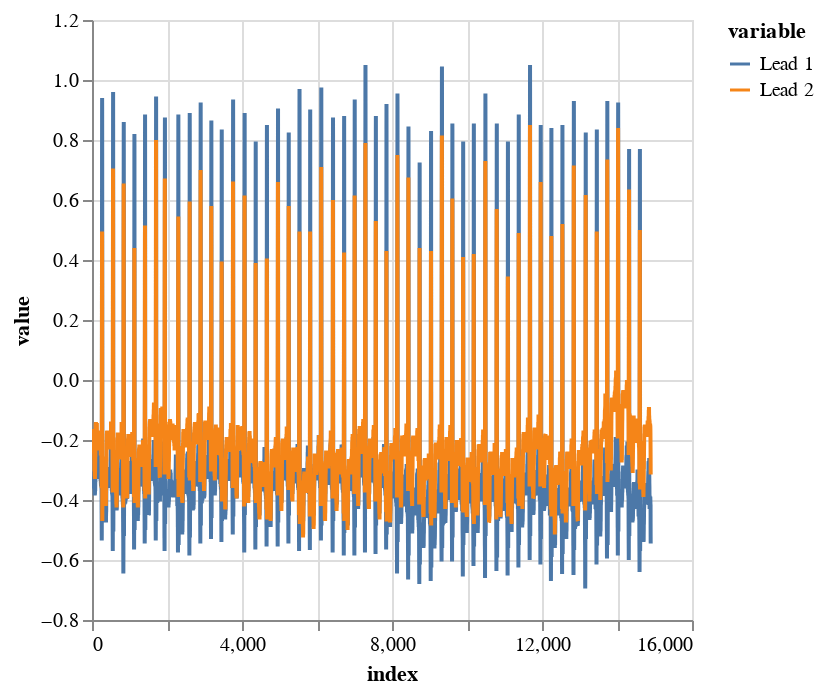

Write notebook code for a chart like this one.
### Markdown cell above
## Prompt for GPT-4

> please plot the signals in a numpy array of shape (14900, 2) called `signals` using the altair library in python for a two-lead EKG signal

### Code cell
import pandas as pd
import altair as alt
alt.data_transformers.disable_max_rows()

# First convert the numpy array to a pandas DataFrame
df = pd.DataFrame(signals, columns=['Lead 1', 'Lead 2'])

# Next create an index column for the x-axis
df = df.reset_index().melt('index')

# Then use Altair to plot the signals
chart = alt.Chart(df).mark_line().encode(
    x='index',
    y='value',
    color='variable'
).interactive()

chart

### Figure 1 — Vega-Lite specification as saved in the notebook (floating-point values rounded to 4 significant figures; data arrays with more than 128 entries replaced by an {"elided": "..."} marker saying what was removed)
{"config": {"view": {"continuousWidth": 300, "continuousHeight": 300}}, "data": {"name": "data-df20de83fcb6a5e37de7fe713bd82b84"}, "mark": {"type": "line"}, "encoding": {"color": {"field": "variable", "type": "nominal"}, "x": {"field": "index", "type": "quantitative"}, "y": {"field": "value", "type": "quantitative"}}, "params": [{"name": "param_1", "select": {"type": "interval", "encodings": ["x", "y"]}, "bind": "scales"}], "$schema": "https://vega.github.io/schema/vega-lite/v5.8.0.json", "datasets": {"data-df20de83fcb6a5e37de7fe713bd82b84": {"elided": "29800 records"}}}
